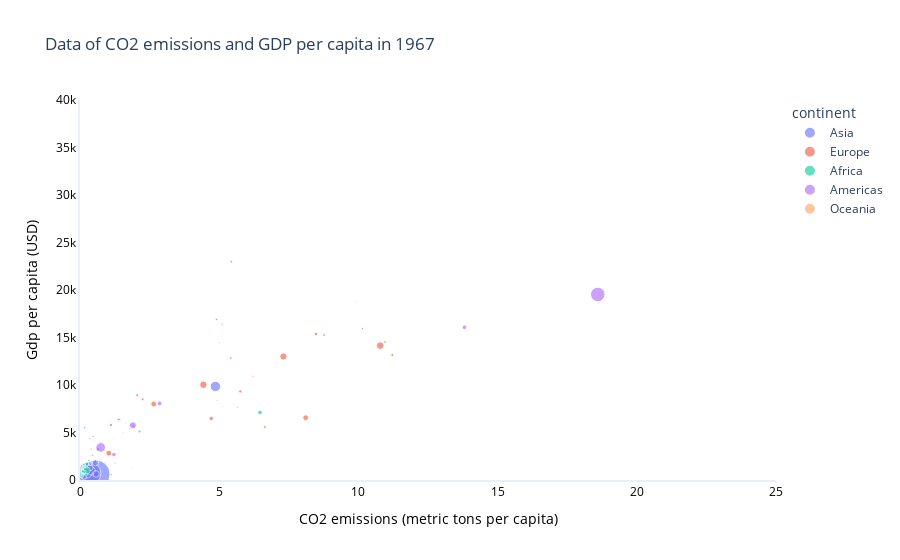

Notebook code for this chart:
### Code cell
import plotly.express as px

fig = px.scatter(Data_Year_Max_Correlation, x="CO2 emissions (metric tons per capita)", y="gdpPercap", color="continent", size='pop', hover_name ="Country Name",  opacity = 0.6,
                 title= (f"Data of CO2 emissions and GDP per capita in {year_of_max_correlation}"))
fig.update_layout(
    template='plotly_white',  # Use white template
    xaxis=dict(
        title= 'CO2 emissions (metric tons per capita)',
        gridcolor='rgba(0,0,0,0)',  # Set grid lines color to transparent
        color='black',              # Set X axis color to black
        linewidth=2                 # Set X axis line width to 2 (bold)
    ),
    yaxis=dict(
        title='Gdp per capita (USD)',
        gridcolor='rgba(0,0,0,0)',  # Set grid lines color to transparent
        color='black',              # Set Y axis color to black
        linewidth=2,                # Set Y axis line width to 2 (bold)
    )
)

fig.update_xaxes(range=[0,25])  
fig.update_yaxes(range=[0,40000]) #We are not displaying Kuwait

fig.show()

### Figure 1 — Plotly figure (JSON) as saved in the notebook; plotly's stock layout.template omitted (floating-point values rounded to 4 significant figures)
{"data": [{"hovertemplate": "<b>%{hovertext}</b><br><br>continent=Asia<br>CO2 emissions (metric tons per capita)=%{x}<br>gdpPercap=%{y}<br>pop=%{marker.size}<extra></extra>", "hovertext": ["Afghanistan", "Bahrain", "Cambodia", "China", "India", "Indonesia", "Iraq", "Israel", "Japan", "Jordan", "Kuwait", "Lebanon", "Mongolia", "Myanmar", "Nepal", "Oman", "Pakistan", "Philippines", "Saudi Arabia", "Singapore", "Sri Lanka", "Thailand", "Vietnam"], "legendgroup": "Asia", "marker": {"color": "#636efa", "opacity": 0.6, "size": [11537966, 202182, 6960067, 754550000, 506000000, 109343000, 8519282, 2693585, 100825279, 1255058, 575003, 2186894, 1149500, 25870271, 11261690, 714775, 60641899, 35356600, 5618198, 1977600, 11737396, 34024249, 39463910], "sizemode": "area", "sizeref": 1886375, "symbol": "circle"}, "mode": "markers", "name": "Asia", "orientation": "v", "showlegend": true, "type": "scatter", "x": [0.1238, 5.121, 0.06244, 0.5742, 0.3318, 0.2319, 2.056, 4.933, 4.864, 1.072, 43.43, 1.642, 1.835, 0.1435, 0.01881, 0.2055, 0.4025, 0.5554, 4.909, 1.546, 0.2519, 0.3602, 0.5749], "xaxis": "x", "y": [836.2, 14800.0, 523.4, 612.7, 700.8, 762.4, 8931.0, 8394.0, 9848.0, 2742.0, 80890.0, 6007.0, 1226.0, 349, 676.4, 4721.0, 942.4, 1814.0, 16900.0, 4977.0, 1136.0, 1295.0, 637.1], "yaxis": "y"}, {"hovertemplate": "<b>%{hovertext}</b><br><br>continent=Europe<br>CO2 emissions (metric tons per capita)=%{x}<br>gdpPercap=%{y}<br>pop=%{marker.size}<extra></extra>", "hovertext": ["Albania", "Austria", "Belgium", "Bulgaria", "Denmark", "Finland", "France", "Greece", "Hungary", "Iceland", "Ireland", "Italy", "Netherlands", "Norway", "Poland", "Portugal", "Romania", "Spain", "Sweden", "Switzerland", "Turkey", "United Kingdom"], "legendgroup": "Europe", "marker": {"color": "#EF553B", "opacity": 0.6, "size": [1984060, 7376998, 9556500, 8310226, 4838800, 4605744, 49569000, 8716441, 10223422, 198676, 2900100, 52667100, 12596822, 3786019, 31785378, 9103000, 19284814, 32850275, 7867931, 6063000, 33411317, 54959000], "sizemode": "area", "sizeref": 1886375, "symbol": "circle"}, "mode": "markers", "name": "Europe", "orientation": "v", "showlegend": true, "type": "scatter", "x": [1.364, 5.418, 11.22, 6.638, 10.15, 6.213, 7.306, 2.249, 5.758, 7.269, 5.655, 4.431, 8.476, 5.107, 8.106, 1.398, 4.716, 2.647, 8.77, 5.435, 1.033, 10.78], "xaxis": "x", "y": [2760.0, 12830.0, 13150.0, 5577.0, 15940.0, 10920.0, 13000.0, 8513.0, 9327.0, 13320.0, 7656.0, 10020.0, 15360.0, 16360.0, 6557.0, 6362.0, 6471.0, 7994.0, 15260.0, 22970.0, 2826.0, 14140.0], "yaxis": "y"}, {"hovertemplate": "<b>%{hovertext}</b><br><br>continent=Africa<br>CO2 emissions (metric tons per capita)=%{x}<br>gdpPercap=%{y}<br>pop=%{marker.size}<extra></extra>", "hovertext": ["Algeria", "Angola", "Benin", "Burkina Faso", "Burundi", "Cameroon", "Central African Republic", "Chad", "Comoros", "Cote d'Ivoire", "Djibouti", "Equatorial Guinea", "Ethiopia", "Gabon", "Ghana", "Guinea", "Guinea-Bissau", "Kenya", "Liberia", "Libya", "Madagascar", "Malawi", "Mali", "Mauritania", "Mauritius", "Morocco", "Mozambique", "Niger", "Nigeria", "Rwanda", "Sao Tome and Principe", "Senegal", "Sierra Leone", "Somalia", "South Africa", "Sudan", "Swaziland", "Tanzania", "Togo", "Tunisia", "Uganda", "Zambia", "Zimbabwe"], "legendgroup": "Africa", "marker": {"color": "#00cc96", "opacity": 0.6, "size": [12760499, 5247469, 2427334, 5127935, 3330989, 6335506, 1733638, 3495967, 217378, 4744870, 127617, 259864, 27860297, 489004, 8490213, 3451418, 601287, 10191512, 1279406, 1759224, 6334556, 4147252, 5212416, 1230542, 789309, 14770296, 8680909, 4534062, 47287752, 3451079, 70787, 3965841, 2662190, 3428839, 20997321, 12716129, 420690, 12607312, 1735550, 4786986, 8900294, 3900000, 4995432], "sizemode": "area", "sizeref": 1886375, "symbol": "circle"}, "mode": "markers", "name": "Africa", "orientation": "v", "showlegend": true, "type": "scatter", "x": [0.6321, 0.1667, 0.05232, 0.01922, 0.01474, 0.07298, 0.05334, 0.03415, 0.08566, 0.3243, 0.6698, 0.09088, 0.04088, 1.827, 0.1857, 0.1805, 0.07074, 0.2661, 0.4657, 9.941, 0.1389, 0.08604, 0.0392, 0.1882, 0.6362, 0.3616, 0.2162, 0.03185, 0.2447, 0.0118, 0.1621, 0.1813, 0.1054, 0.07045, 6.466, 0.2508, 0.5525, 0.1419, 0.1067, 0.6389, 0.09445, 1.264, 1.123], "xaxis": "x", "y": [3247.0, 5523.0, 1036.0, 794.8, 413.0, 1508.0, 1136.0, 1197.0, 1876.0, 2052.0, 3020.0, 915.6, 516.1, 8359.0, 1126.0, 708.8, 715.6, 1057.0, 713.6, 18770.0, 1634.0, 495.5, 545.0, 1421.0, 2475.0, 1711.0, 566.7, 1054.0, 1015.0, 511.0, 1385.0, 1612.0, 1206.0, 1285.0, 7114.0, 1688.0, 2613.0, 848.2, 1478.0, 1932.0, 908.9, 1777.0, 569.8], "yaxis": "y"}, {"hovertemplate": "<b>%{hovertext}</b><br><br>continent=Americas<br>CO2 emissions (metric tons per capita)=%{x}<br>gdpPercap=%{y}<br>pop=%{marker.size}<extra></extra>", "hovertext": ["Argentina", "Bolivia", "Brazil", "Canada", "Chile", "Colombia", "Costa Rica", "Cuba", "Dominican Republic", "Ecuador", "El Salvador", "Guatemala", "Haiti", "Honduras", "Jamaica", "Mexico", "Nicaragua", "Panama", "Paraguay", "Peru", "Trinidad and Tobago", "United States", "Uruguay"], "legendgroup": "Americas", "marker": {"color": "#ab63fa", "opacity": 0.6, "size": [22934225, 4040665, 88049823, 20819767, 8858908, 19764027, 1588717, 8139332, 4049146, 5432424, 3232927, 4690773, 4318137, 2500689, 1861096, 47995559, 1865490, 1405486, 2287985, 12132200, 960155, 198712000, 2748579], "sizemode": "area", "sizeref": 1886375, "symbol": "circle"}, "mode": "markers", "name": "Americas", "orientation": "v", "showlegend": true, "type": "scatter", "x": [2.858, 0.4466, 0.745, 13.81, 2.141, 1.217, 0.5171, 1.906, 0.3805, 0.4658, 0.3425, 0.3973, 0.05857, 0.3525, 2.145, 1.9, 0.494, 1.218, 0.213, 1.112, 5.01, 18.6, 1.776], "xaxis": "x", "y": [8053.0, 2587.0, 3430.0, 16080.0, 5107.0, 2679.0, 4162.0, 5690.0, 1654.0, 4579.0, 4359.0, 3243.0, 1452.0, 2538.0, 6125.0, 5755.0, 4643.0, 4421.0, 2299.0, 5788.0, 5621.0, 19530.0, 5445.0], "yaxis": "y"}, {"hovertemplate": "<b>%{hovertext}</b><br><br>continent=Oceania<br>CO2 emissions (metric tons per capita)=%{x}<br>gdpPercap=%{y}<br>pop=%{marker.size}<extra></extra>", "hovertext": ["Australia", "New Zealand"], "legendgroup": "Oceania", "marker": {"color": "#FFA15A", "opacity": 0.6, "size": [11872264, 2728150], "sizemode": "area", "sizeref": 1886375, "symbol": "circle"}, "mode": "markers", "name": "Oceania", "orientation": "v", "showlegend": true, "type": "scatter", "x": [10.96, 5.008], "xaxis": "x", "y": [14530.0, 14460.0], "yaxis": "y"}], "layout": {"legend": {"itemsizing": "constant", "title": {"text": "continent"}, "tracegroupgap": 0}, "title": {"text": "Data of CO2 emissions and GDP per capita in 1967"}, "xaxis": {"anchor": "y", "color": "black", "domain": [0, 1], "gridcolor": "rgba(0,0,0,0)", "linewidth": 2, "range": [0, 25], "title": {"text": "CO2 emissions (metric tons per capita)"}}, "yaxis": {"anchor": "x", "color": "black", "domain": [0, 1], "gridcolor": "rgba(0,0,0,0)", "linewidth": 2, "range": [0, 40000], "title": {"text": "Gdp per capita (USD)"}}}}
